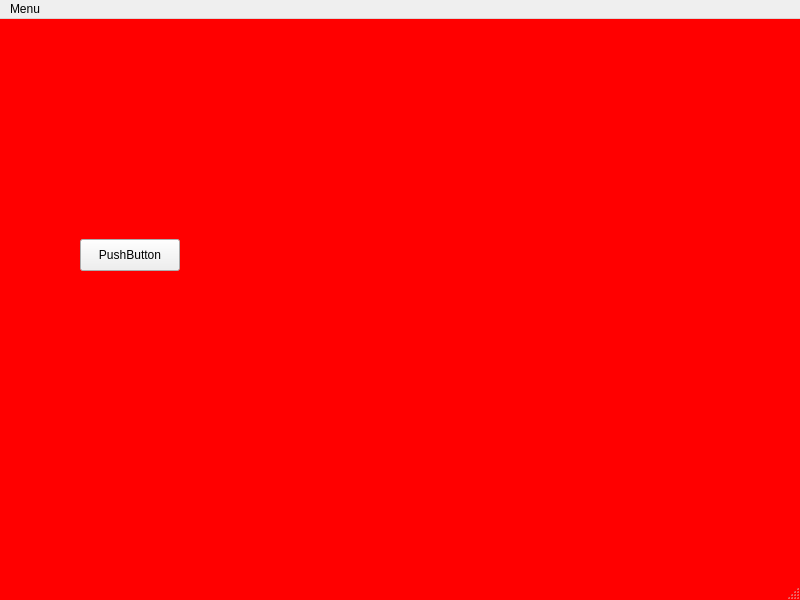
<?xml version="1.0" encoding="UTF-8"?>
<ui version="4.0">
 <class>MainWindow</class>
 <widget class="QMainWindow" name="MainWindow">
  <property name="geometry">
   <rect>
    <x>0</x>
    <y>0</y>
    <width>800</width>
    <height>600</height>
   </rect>
  </property>
  <property name="windowTitle">
   <string>MainWindow</string>
  </property>
  <property name="styleSheet">
   <string notr="true">QMainWindow {
	background-color: red;
}</string>
  </property>
  <widget class="QWidget" name="centralwidget">
   <widget class="QPushButton" name="pushButton">
    <property name="geometry">
     <rect>
      <x>80</x>
      <y>220</y>
      <width>100</width>
      <height>32</height>
     </rect>
    </property>
    <property name="text">
     <string>PushButton</string>
    </property>
   </widget>
  </widget>
  <widget class="QMenuBar" name="menubar">
   <property name="geometry">
    <rect>
     <x>0</x>
     <y>0</y>
     <width>800</width>
     <height>24</height>
    </rect>
   </property>
   <widget class="QMenu" name="menuMenu">
    <property name="title">
     <string>Menu</string>
    </property>
   </widget>
   <addaction name="menuMenu"/>
  </widget>
  <widget class="QStatusBar" name="statusbar"/>
 </widget>
 <resources/>
 <connections/>
</ui>
